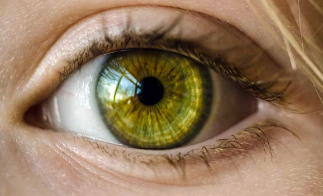
%> input picture 1.png, 323 x 196 px
$ octave MATLAB_Eye_Color_Detector.m   (GNU Octave 9; MATLAB toolbox functions it lacks are replaced by stand-ins)
%> lines starting %> are read from the running program, lines starting %| are printed output that depends on the picture; in (x1, y1, x2, y2) boxes, pixels count from 0 and x2, y2 are one past the last pixel; in counts of white or black regions, pixels touching at a corner belong together; the program's own positions count from 1
% Image Processing Project
% Eye Color Detection
% S黨a Tanriverdi

I = imread('1.png');
%> I is the input picture: size 196x323x3 uint8; mean R, G, B 148.5, 122, 94
I_cut = imread('1.png');

% [15 lines of commented-out code are left out]
I = rgb2gray(I);
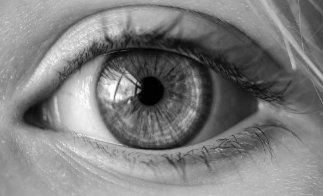
%> I: size 196x323 uint8; min 0, max 254, mean 126.7

% pupil extraction
% histogram generation
[img_hist, img_bins] = hist(double(I(:)), 5);
%> img_hist = [6259 14211 18069 22162 2607]; img_bins = [25.4 76.2 127 177.8 228.6]
% threshold determination
T = img_bins(1);
%> T = 25.4
% image binarization/thresholding
b = I < T;
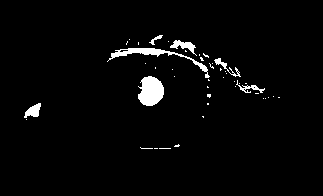
%> b: size 196x323 logical; 2.8% white; 45 white regions (38 under 20 px)
% visualizing the result
% figure
% imshow(b);

% connected component labeling
labeled = bwlabel(b, 8);
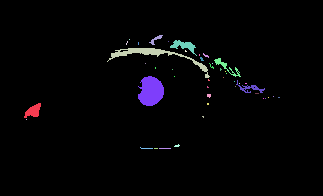
%> labeled: size 196x323 double; 46 distinct labels, from 0 to 45; one colour per label, 0 black
rgb = label2rgb(labeled, 'spring', [0 0 0]);
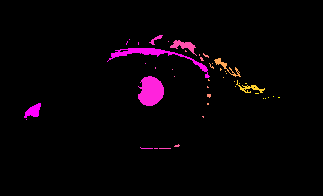
%> rgb: size 196x323x3 uint8; mean R, G, B 7.1, 1.5, 5.6
% figure, imshow(rgb);
% getting pupil candidates
candidate_pupil = regionprops(labeled, 'Area', ...
  'Eccentricity', 'Centroid', 'BoundingBox');
%> candidate_pupil = 45 regions; largest, box (x1, y1, x2, y2), Area, Centroid and Eccentricity: (138, 76, 164, 106) 586 [151.5 91.9] 0.573, (107, 48, 210, 78) 471 [155.9 56.1] 0.988, (170, 40, 197, 56) 161 [184.4 46.3] 0.936
maxArea = 0;
for i = 1 : length(candidate_pupil)
    if (candidate_pupil(i).Area > maxArea) && ...
          (candidate_pupil(i).Eccentricity <= 0.7)
        maxArea = candidate_pupil(i).Area;
        m = i;
    end
end
%> this loop made 45 passes
%> (maxArea, m) on pass 7: (586, 7)
% getting the centroid and radius of the pupil
Pupil.Cx = round(candidate_pupil(m).Centroid(1));
%> Pupil.Cx = 152
Pupil.Cy = round(candidate_pupil(m).Centroid(2));
%> Pupil.Cy = 92
Pupil.R = round(max(candidate_pupil(m).BoundingBox(3) / 2, candidate_pupil(m).BoundingBox(4) / 2));
%> Pupil.R = 15

% Increase The Radius of Circle
Pupil.Rbig = Pupil.R * 2.7;
%> Pupil.Rbig = 40.5

nPoints = 500;
theta = linspace(0, 2 * pi, nPoints);
rho = ones(1, nPoints) * Pupil.R;
[X, Y] = pol2cart(theta, rho);
%> X = 500 values, max 15 at index 1, min -15 at index 250, mean 0.03; Y = 500 values, max 15 at index 126, min -15 at index 375, mean 0
X = X + Pupil.Cx;
%> X = 500 values, max 167 at index 1, min 137 at index 250, mean 152
Y = Y + Pupil.Cy;
%> Y = 500 values, max 107 at index 126, min 77 at index 375, mean 92
% figure, imshow(I);
hold on
% plot(X,Y,'r','LineWidth',3);

% Iris Boundary Extraction, We cut the red circle range
imageSize = size(I_cut);
%> imageSize = [196 323 3]
ci = [Pupil.Cy, Pupil.Cx, Pupil.R]; % center and radius of circle ([c_row, c_col, r])
%> ci = [92 152 15]
[xx, yy] = ndgrid((1:imageSize(1)) - ci(1), (1:imageSize(2)) - ci(2));
mask = uint8((xx .^ 2 + yy .^ 2) < ci(3) ^ 2);
%> mask: size 196x323 uint8; values 0 (black) and 1 (white), 1.1% white; 1 white region, box (x1, y1, x2, y2) and area: (137, 77, 166, 106) 697
cropPupil = uint8(zeros(size(I_cut)));
cropPupil(:, :, 1) = I_cut(:, :, 1) .* mask;
cropPupil(:, :, 2) = I_cut(:, :, 2) .* mask;
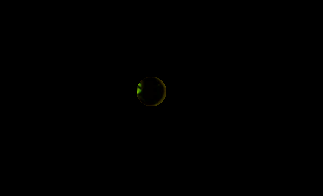
%> cropPupil: size 196x323x3 uint8; mean R, G, B 0.1, 0.1, 0
cropPupil(:, :, 3) = I_cut(:, :, 3) .* mask;
%> cropPupil: size 196x323x3 uint8; 1.08% of pixels changed, all inside (x1, y1, x2, y2) = (137, 77, 166, 106)
% figure, imshow(cropPupil);

% Intersection
imageSize = size(I_cut);
ci = [Pupil.Cy, Pupil.Cx, Pupil.Rbig]; % center and radius of circle ([c_row, c_col, r])
%> ci = [92 152 40.5]
[xx, yy] = ndgrid((1:imageSize(1)) - ci(1), (1:imageSize(2)) - ci(2));
mask = uint8((xx .^ 2 + yy .^ 2) < ci(3) ^ 2);
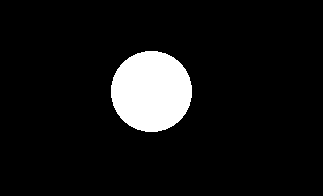
%> mask: size 196x323 uint8; values 0 (black) and 1 (white), 8.2% white; 1 white region, box (x1, y1, x2, y2) and area: (111, 51, 192, 132) 5169
cropBig = uint8(zeros(size(I_cut)));
cropBig(:, :, 1) = I_cut(:, :, 1) .* mask;
cropBig(:, :, 2) = I_cut(:, :, 2) .* mask;
cropBig(:, :, 3) = I_cut(:, :, 3) .* mask;
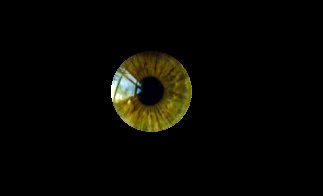
%> cropBig: size 196x323x3 uint8; mean R, G, B 7.6, 7.1, 2.6
% figure, imshow(cropBig);

% Extract
cropBig = cropBig - cropPupil;
figure, imshow(cropBig);

% Get Means of RGB
RValue = round(mean2(nonzeros(cropBig(:, :, 1))));
%> RValue = 105
GValue = round(mean2(nonzeros(cropBig(:, :, 2))));
%> GValue = 99
BValue = round(mean2(nonzeros(cropBig(:, :, 3))));
%> BValue = 43
rgbImage(1, 1, :) = [RValue, GValue, BValue]; % r, g, b are uint8 values

% % % % % % % % % % % % % % % % % % % % % % % % % %
% Finding Dominant Color
r = RValue;
%> r = 105
g = GValue;
%> g = 99
b = BValue;
%> b = 43
disp(r);
%| 105
disp(g);
%| 99
disp(b);
%| 43

%     COLOR R     G      B
%     Blue 0-30  0-60  60-255
blueLowThreshold = 85;
blueHighThreshold = 200;
blueMask = (b > blueLowThreshold & b < blueHighThreshold);
%> blueMask = false
y = (blueMask);
%> y = false
if y == 1
    disp("BLUE");
    return
end

%     COLOR        R     G      B
%     Brown 140-170  40-80  0-25
redLowThreshold = 140;
redHighThreshold = 170;
redMask = (r >= redLowThreshold & r < redHighThreshold);
%> redMask = false
y = (redMask);
if y == 1
    disp("BROWN");
    return
end

%     COLOR   R     G      B
%     Green 0-30  130-255  0-60
greenLowThreshold = 130;
greenHighThreshold = 255;
greenMask = (g > greenLowThreshold & g < greenHighThreshold);
%> greenMask = false
y = (greenMask);
if y == 1
    disp("GREEN");
    return
    %     COLOR   R     G      B
    %     Hazel  31-100  130-255  60-90
else
    disp("HAZEL");
    return
end

disp("Color Not Found!");

$ run again, with 3.png copied over 1.png
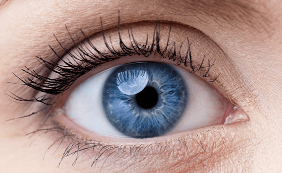
%> input picture 3.png, 282 x 173 px
%> I is the input picture: size 173x282x3 uint8; mean R, G, B 167.4, 142.1, 138.5
%> `I = rgb2gray(I);`:
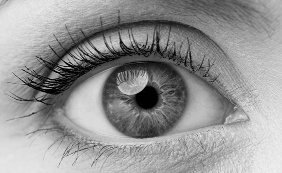
%> I: size 173x282 uint8; min 1, max 240, mean 149.2
%> img_hist = [2943 6752 10482 15578 13031]; img_bins = [24.9 72.7 120.5 168.3 216.1]
%> T = 24.9
%> labeled: size 173x282 double; 92 distinct labels, from 0 to 91
%> candidate_pupil = 91 regions; largest, box (x1, y1, x2, y2), Area, Centroid and Eccentricity: (27, 58, 105, 95) 510 [66 77.6] 0.935, (135, 86, 158, 109) 393 [147.7 98.5] 0.47, (95, 56, 120, 62) 53 [107.9 59.5] 0.976
%> the loop `for i = 1 : length(candidate_pupil)` made 91 passes
%> (maxArea, m) on pass 1: (1, 1)
%> after the loop `for i = 1 : length(candidate_pupil)`: m = 61; maxArea = 393
%> Pupil.Cx = 148
%> Pupil.Cy = 99
%> Pupil.R = 12
%> Pupil.Rbig = 32.4
%> `[X, Y] = pol2cart(theta, rho);`: X = 500 values, max 12 at index 1, min -12 at index 250, mean 0.024; Y = 500 values, max 12 at index 126, min -12 at index 375, mean 0
%> `X = X + Pupil.Cx;`: X = 500 values, max 160 at index 1, min 136 at index 250, mean 148
%> `Y = Y + Pupil.Cy;`: Y = 500 values, max 111 at index 126, min 87 at index 375, mean 99
%> `ci = [Pupil.Cy, Pupil.Cx, Pupil.R];`: ci = [99 148 12]
%> `ci = [Pupil.Cy, Pupil.Cx, Pupil.Rbig];`: ci = [99 148 32.4]
%> `cropBig(:, :, 3) = I_cut(:, :, 3) .* mask;`:
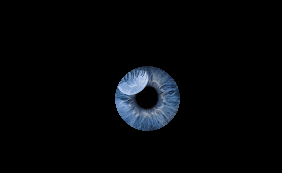
%> cropBig: size 173x282x3 uint8; mean R, G, B 5, 6.5, 8.5
%> RValue = 84
%> GValue = 109
%> BValue = 143
%> r = 84
%> g = 109
%> `b = BValue;`: b = 143
%| 84
%| 109
%| 143
%> blueMask = true

$ run again, with 4.png copied over 1.png
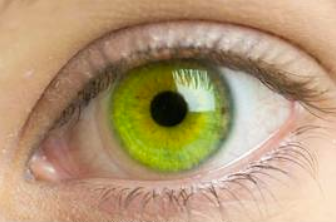
%> input picture 4.png, 336 x 222 px
%> I is the input picture: size 222x336x3 uint8; mean R, G, B 180, 153.2, 117.5
%> I: size 222x336 uint8
%> img_hist = [1411 7850 21099 31486 12746]; img_bins = [28.6 77.8 127 176.2 225.4]
%> T = 28.6
%> labeled: size 222x336 double; values 0 (black) and 1 (white), 1.3% white; 1 white region
%> candidate_pupil = 1 region; box (x1, y1, x2, y2), Area, Centroid and Eccentricity: (151, 92, 187, 126) 941 [168.9 109.8] 0.351
%> the loop `for i = 1 : length(candidate_pupil)` made 1 pass
%> (maxArea, m) on pass 1: (941, 1)
%> Pupil.Cx = 169
%> Pupil.Cy = 110
%> Pupil.R = 18
%> Pupil.Rbig = 48.6
%> `[X, Y] = pol2cart(theta, rho);`: X = 500 values, max 18 at index 1, min -18 at index 250, mean 0.036; Y = 500 values, max 18 at index 126, min -18 at index 375, mean 0
%> `X = X + Pupil.Cx;`: X = 500 values, max 187 at index 1, min 151 at index 250, mean 169
%> `Y = Y + Pupil.Cy;`: Y = 500 values, max 128 at index 126, min 92 at index 375, mean 110
%> `ci = [Pupil.Cy, Pupil.Cx, Pupil.R];`: ci = [110 169 18]
%> `ci = [Pupil.Cy, Pupil.Cx, Pupil.Rbig];`: ci = [110 169 48.6]
%> `cropBig(:, :, 3) = I_cut(:, :, 3) .* mask;`:
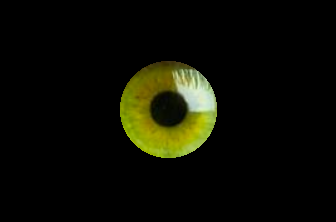
%> cropBig: size 222x336x3 uint8; mean R, G, B 12.1, 12.9, 3.5
%> RValue = 139
%> GValue = 148
%> BValue = 80
%> r = 139
%> g = 148
%> `b = BValue;`: b = 80
%| 139
%| 148
%| 80
%> blueMask = false
%> greenMask = true
